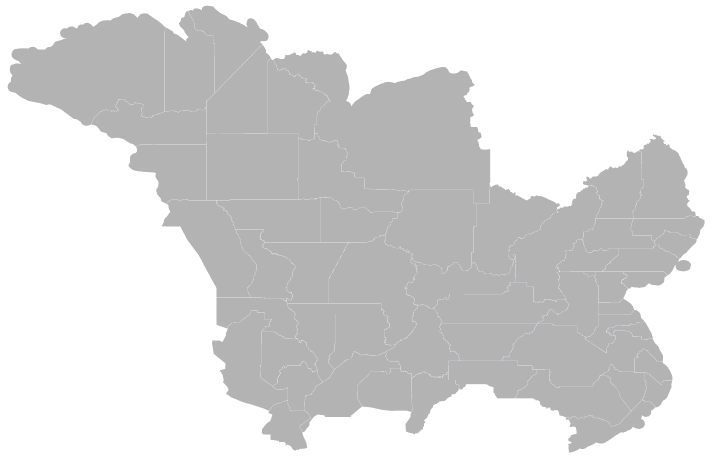
#> input picture State Lines.png, 1424 x 920 px (shown at 1/2 size); its folder holds 2 pictures in this run
$ python 'FSA Cities.py'
#> lines starting #> are read from the running program, lines starting #| are printed output that depends on the picture
from cProfile import label
import csv
from operator import index
from pathlib import Path
import sys
import os
import matplotlib.pyplot as plt
import matplotlib.image as mpimg
from matplotlib.widgets import TextBox, Button
import numpy as np
import unicodedata
import math
from collections import Counter
import time

#set up user variables for input
enteredCity = ""
cityPop = 0
cityClass = ""
cityState = ""
cityLat = 0.0
cityLon = 0.0

#set up font sizes for different text elements on the image
NEW_FONT_PROMPT = 10
NEW_FONT_LIST = 8
NEW_FONT_INPUT = 8
NEW_FONT_BUTTON = 8

#set up lists to hold city data
listOfCityStates = []
listOfCityClasses = []
listOfCityNames = []
listOfCityPops = []
listOfCityLats = []
listOfCityLongs = []
popmax = 0

#set up lists to hold cities that have been guessed
guessedCityStates = []
guessedCityClasses = []
guessedCityNames = []
guessedCityPops = []
guessedCityLats = []
guessedCityLongs = []
top10_largest = []     # sorted descending by population
top10_smallest = []    # sorted ascending by population (excluding pop=0)
cached_sorted_states = []
# Best States Variables
state_guess_counter = Counter()
best_states_artist = None
best_states_expanded = False
best_states_scroll = 0
best_states_items_per_page = 20

#all state abbreviations for user input validation
stateAbbreviations = {
    "CP": "Huntington",
    "HU": "Huntington",
    "04": "AR120-04",
    "05": "AR120-05",
    "WH": "Whitestone",
    "RP": "Ruppacke",
    "AD": "Ardelia",
    "PQ": "Penquisset",
    "NC": "New Carnaby",
    "WR": "Wiarni",
    "PA": "Passamaqueets",
    "HY": "Hyde",
    "AS": "Astrantia",
    "RM": "Rougemont",
    "OP": "Opelika",
    "OC": "Orange Coast",
    "LN": "Laine",
    "EU": "Eustacia",
    "OG": "Ogdalen",
    "27": "AR120-27",
    "28": "AR120-28",
    "MC": "Michisaukee",
    "EM": "East Massodeya",
    "WM": "West Massodeya",
    "GN": "Gnaerey",
    "PS": "Passitania",
    "WA": "Wauseka",
    "37": "AR120-37",
    "MG": "Minnesaugiaw",
    "39": "AR120-39",
    "DP": "Des Plaines",
    "ME": "Mennowa",
    "ZH": "Zakahigan",
    "TE": "Tennewa",
    "WY": "Wychelle",
    "IL": "Illuvia",
    "MI": "Mishota",
    "IR": "Iroquesia",
    "SN": "Seneppi",
    "MN": "Minnonigan",
    "56": "AR120-56",
    "VE": "Venary",
    "MK": "Makaska",
    "WI": "Wisecota",
    "RS": "Riopoderos",
    "AW": "Apawiland",
    "73": "AR120-73",
    "AC": "Alcortez",
    "SR": "Sierra",
    "CL": "Clamash",
    "TA": "Tauhon",
    "82": "AR120-82",
    "CO": "Cosperica",
    "TM": "Tempache",
    "87": "AR120-87",
    "AL": "Alormen",
    "Huntington": "CP",
    "AR120-04": "-04",
    "AR120-05": "-05",
    "Whitestone": "WH",
    "Ruppacke": "RP",
    "Ardelia": "AD",
    "Penquisset": "PQ",
    "New Carnaby": "NC",
    "Wiarni": "WR",
    "Passamaqueets": "PA",
    "Hyde": "HY",
    "Astrantia": "AS",
    "Rougemont": "RM",
    "Opelika": "OP",
    "Orange Coast": "OC",
    "Laine": "LN",
    "Eustacia": "EU",
    "Ogdalen": "OG",
    "AR120-27": "-27",
    "AR120-28": "-28",
    "Michisaukee": "MC",
    "East Massodeya": "EM",
    "West Massodeya": "WM",
    "Gnaerey": "GN",
    "Passitania": "PS",
    "Wauseka": "WA",
    "AR120-37": "-37",
    "Minnesaugiaw": "MG",
    "AR120-39": "-39",
    "Des Plaines": "DP",
    "Mennowa": "ME",
    "Zakahigan": "ZH",
    "Tennewa": "TE",
    "Wychelle": "WY",
    "Illuvia": "IL",
    "Mishota": "MI",
    "Iroquesia": "IR",
    "Seneppi": "SN",
    "Minnonigan": "MN",
    "AR120-56": "-56",
    "Venary": "VE",
    "Makaska": "MK",
    "Wisecota": "WI",
    "Riopoderos": "RS",
    "Apawiland": "AW",
    "AR120-73": "-73",
    "Alcortez": "AC",
    "Sierra": "SR",
    "Clamash": "CL",
    "Tauhon": "TA",
    "AR120-82": "-82",
    "Cosperica": "CO",
    "Tempache": "TM",
    "AR120-87": "-87",
    "Alormen": "AL"
}

#set up global variables for scatter artist
scatter_artist = None
scatter_x = []
scatter_y = []
scatter_sizes = []

# Panning state
is_panning = False
pan_start = None
pan_xlim = None
pan_ylim = None

# GUI state for when multiple matches require a state abbreviation
pending_city_for_state = None
pending_available_states = []

# Loads the city data from the CSV file into lists, and builds lookup dictionaries for efficient searching by city name and city+state.
def resource_path(relative_path):
    """ Get absolute path to resource (works for dev and PyInstaller) """
    try:
        base_path = sys._MEIPASS
    except Exception:
        base_path = os.path.abspath(".")

    return os.path.join(base_path, relative_path)
#path for files
csv_path = Path(resource_path("FSA Cities.csv"))
state_lines_path = Path(resource_path("State Lines.png"))

# create on-figure prompt, a scrollable guessed list area, and input TextBox with scroll buttons
guessed_list_artist = None
text_artist = None
guessed_scroll_start = 0
items_per_page = 6  # visible lines in the guessed list window
recent_guesses_artist = None #artist for displaying the last 3 guesses in reverse chronological order at the top-left of the figure, next to the TextBox
top10_largest_artist = None  # new artist for top 10 largest guessed cities
smallest10_artist = None # new artist for smallest 10 guessed cites (non-zero)
# Sorting state for final list
sort_button = None
current_sort_mode = "Guess Order"
sort_modes = ["Guess Order", "Alphabetical", "Population"]

# converts ints safely
# [193 lines left out: functions safe_int, appendGuessedCity, appendGuessedByIndex, canonical_city, not called in this run]
# build display string for a found city index
def city_info_for_index(index):
    return f"{listOfCityNames[index]} is a {listOfCityClasses[index]} class city in {listOfCityStates[index]} with a population of {listOfCityPops[index]}, located at latitude {listOfCityLats[index]} and longitude {listOfCityLongs[index]}."
#implements scrolling mechanism for guessed cities list if it exceeds the visible area
def clamp_scroll():
    global guessed_scroll_start
    total = len(guessedCityNames)
    if total <= items_per_page:
        guessed_scroll_start = 0
    else:
        max_start = max(0, total - items_per_page)
        guessed_scroll_start = min(max(0, guessed_scroll_start), max_start)
# final message builder
# [67 lines left out: functions finish_game, has_already_guessed, not called in this run]
#checks if a variable is a list
def isVariableList(var):
    return isinstance(var, list)
# submit callback for the TextBox
# [117 lines left out: functions on_submit, printResponse, prompt_city, searchCity, not called in this run]
#shows message on image
def show_message(msg, small_pause=None):
    print(msg)
    if text_artist is not None:
        text_artist.set_fontsize(NEW_FONT_PROMPT)
        text_artist.set_text(msg)
    if small_pause is not None:
        plt.pause(small_pause)
# Updates the "Best States" list on the right panel, showing the states with the most guessed cities. Supports expansion to show more states and scrolling when expanded.
# [52 lines left out: function update_best_states, not called in this run]

# prepare an on-image prompt (if the figure exists)
def update_guessed_list():
    global guessed_list_artist, guessed_scroll_start

    if guessed_list_artist is None:
        return

    clamp_scroll()
    guessed_list_artist.set_fontsize(NEW_FONT_LIST)

    total = len(guessedCityNames)

    if total == 0:
        guessed_list_artist.set_text("No guesses yet.")
        return

    # ----------------------------------------
    # Build sorted index list
    # ----------------------------------------
    indices = list(range(total))

    if current_sort_mode == "Alphabetical":
        indices.sort(key=lambda i: guessedCityNames[i].lower())

    elif current_sort_mode == "Population":
        indices.sort(key=lambda i: guessedCityPops[i], reverse=True)

    # Guess Order = original order (do nothing)

    start = guessed_scroll_start
    end = min(start + items_per_page, total)

    visible_indices = indices[start:end]

    lines = []

    for rank, idx in enumerate(visible_indices, start=start+1):
        city = guessedCityNames[idx]
        state_abbr = guessedCityStates[idx]
        state_display = stateAbbreviations.get(state_abbr, state_abbr)
        pop = guessedCityPops[idx]

        try:
            pop_str = f"{int(pop):,}"
        except Exception:
            pop_str = str(pop)

        lines.append(f"{rank}. {city}, {state_display}: {pop_str}")

    footer = f"Showing {start+1}-{end} of {total}"
    guessed_list_artist.set_text("\n".join(lines + ["", footer]))
# [70 lines left out: functions update_top10_largest_guessed, update_recent_guesses, update_smallest10_guessed, not called in this run]
#open csv file and read data into lists
try:
    with csv_path.open('r', newline='', encoding='utf-8') as file:
        cityFile = csv.reader(file)
        next(cityFile, None)  # Skip the header row
        for line in cityFile:
            if len(line) >= 7:  # Ensure there are enough columns (indexes 0..6)
                listOfCityStates.append(line[1].strip())
                listOfCityClasses.append(line[2].strip())
                listOfCityNames.append(line[3].strip())
                # parse population (allow commas); default to 0 on failure
                pop_raw = line[4].strip().replace(',', '')
                try:
                    listOfCityPops.append(int(pop_raw))
                except ValueError:
                    listOfCityPops.append(0)
                # parse latitude and longitude as floats (allow negative values)
                try:
                    listOfCityLats.append(float(line[5].strip()))
                except (ValueError, IndexError):
                    listOfCityLats.append(0.0)
                try:
                    listOfCityLongs.append(float(line[6].strip()))
                except (ValueError, IndexError):
                    listOfCityLongs.append(0.0)
except FileNotFoundError:
    print(f"CSV not found {csv_path}", file=sys.stderr)

# Precompute maximum population once (performance optimization)
try:
    pop_max = max(listOfCityPops) if listOfCityPops else 0
    all_city_pops = [safe_int(p) for p in listOfCityPops]
    # Computes population distribution statistics for the cities in the list, for end-of-game summary
    TOTAL_OVER_1M = sum(1 for p in all_city_pops if p > 1_000_000)
    TOTAL_OVER_500K = sum(1 for p in all_city_pops if p > 500_000)
    TOTAL_OVER_100K = sum(1 for p in all_city_pops if p > 100_000)
    TOTAL_OVER_50K = sum(1 for p in all_city_pops if p > 50_000)
except Exception:
    pop_max = 0
# Precompute canonical city names for case-insensitive and accent-insensitive matching (performance optimization)
listOfCityNamesCanonical = [
    canonical_city(name) for name in listOfCityNames
]
# Precompute population distribution statistics for end-of-game summary
# [9 lines left out: function get_population_guess_stats, not called in this run]
# ---------------------------------
# O(1) dictionary lookups
# ---------------------------------
city_lookup = {}          # canonical city -> list of indices
city_state_lookup = {}    # (canonical city, state_abbrev) -> index
for i in range(len(listOfCityNames)):
    cname = listOfCityNamesCanonical[i]
    state = listOfCityStates[i].upper()
    # City-only lookup (may have multiple states)
    if cname not in city_lookup:
        city_lookup[cname] = []
    city_lookup[cname].append(i)
    # City + state lookup (unique)
    city_state_lookup[(cname, state)] = i
city_best_index_lookup = {}
for cname, indices in city_lookup.items():
    best_index = max(indices, key=lambda i: listOfCityPops[i])
    city_best_index_lookup[cname] = best_index
#open image file and read data
if state_lines_path.exists():
    try:
        img = mpimg.imread(state_lines_path)
#> img is the input picture: shape (920, 1424, 4) float32; mean R, G, B, A 0.845, 0.845, 0.846, 1
        # show image in non-blocking mode so the driver loop continues
        plt.ion()
        # creates window sized to fit the image and leave space for the TextBox and guessed list
        fig, ax = plt.subplots(figsize=(18, 8))

        #show image on figure and set up a scatter artist for plotting guessed cities
        h, w = img.shape[0], img.shape[1]
#> h = 920; w = 1424

        # Vertical divider line to separate the map from stats displayed on the right
        divider_x = 0.70
        divider = plt.Line2D(
            [divider_x, divider_x],  # x position
            [0, 1],                  # full height
            transform=fig.transFigure,
        color='black',
        linewidth=2
        )
        fig.add_artist(divider)
        # Add a header for the statistics panel on the right
        right_panel_center = 0.70 + (1.0 - 0.70) / 2  # center of right panel
        stats_header_artist = fig.text(
            right_panel_center,
            0.94,
            "Game Statistics",
            ha='center',
            va='center',
            fontsize=12,
            fontweight='bold',
            color='black'
        )
        #Largest 10 and Smallest 10 buttons
        largest_visible = False
        smallest_visible = False
        largest_button_x = 0.72
        largest_button_width = 0.12
        smallest_button_x = 0.86
        smallest_button_width = 0.12
        largest_center_x = largest_button_x + largest_button_width / 2
        smallest_center_x = smallest_button_x + smallest_button_width / 2
        # Best States Buttons
        btn_expand_ax = fig.add_axes([0.79, 0.585, 0.12, 0.035])
        btn_expand = Button(btn_expand_ax, "Expand States List")
        # [7 lines left out: function toggle_expand, not called in this run]
        btn_expand.on_clicked(toggle_expand)
        # Largest 10 list (centered)
        top10_largest_artist = fig.text(
            largest_center_x,
            0.83,
            "",
            ha='center',
            va='top',
            fontsize=NEW_FONT_LIST,
            color='white',
            bbox=dict(facecolor='black', alpha=0.6, pad=5)
        )
        # Smallest 10 list (centered)
        smallest10_artist = fig.text(
            smallest_center_x,
            0.83,
            "",
            ha='center',
            va='top',
            fontsize=NEW_FONT_LIST,
            color='white',
            bbox=dict(facecolor='black', alpha=0.6, pad=5)
        )
        # Best States Panel
        best_states_center = 0.70 + (1.0 - 0.70) / 2
        best_states_artist = fig.text(
            best_states_center,
            0.55,
            "",
            ha='center',
            va='top',
            fontsize=NEW_FONT_LIST,
            color='white',
            bbox=dict(facecolor='black', alpha=0.6, pad=5)
        )
        population_stats_artist = fig.text(
            right_panel_center,   # already computed earlier
            0.08,                 # bottom area of right panel
            "",
            ha='center',
            va='bottom',
            fontsize=10,
            color='white',
            bbox=dict(facecolor='black', alpha=0.6, pad=5)
        )
        top10_largest_artist.set_visible(False)
        smallest10_artist.set_visible(False)
        # Image display
        ax.imshow(img, origin='upper')
        ax.set_xlim(0, w)
        ax.set_ylim(h, 0)
        ax.set_aspect('equal')   # VERY important
        ax.axis('off')
        ax.set_position([0.05, 0.1, 0.6, 0.8])
        # Store original axis limits for reset
        original_xlim = ax.get_xlim()
        original_ylim = ax.get_ylim()
        scatter_artist = ax.scatter([], [], c='red', edgecolors='black', alpha=0.5, zorder=6)
        try:
            fig.canvas.manager.set_window_title("State Lines")
        except Exception:
            pass
        plt.show(block=False)
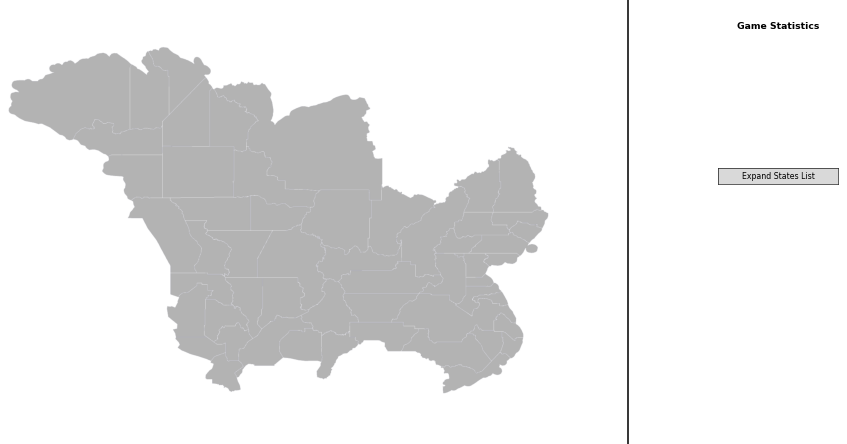
#> figure drawn by matplotlib, 1 panel
        plt.pause(0.1)  # give the GUI event loop a moment to render the window

        # --- build an affine mapping from (lat, lon) -> (x_pixel, y_pixel)
        # Calibration points (lat, lon) -> (x_pixel, y_pixel)
        _cal_points = [
            (-29.472222, 129.271111, 15,   174),
            (-25.726944, 139.033889, 413,  11),
            (-44.853056, 143.34,     590,  900),
            (-35.277778, 163.403611, 1408, 440),
            (-37.5000170, 158.0684032, 1191, 543),
            (-34.5518073, 152.2154898, 952, 406),
            (-40.0017210, 141.7237776, 524, 662),
            (-30.5422765, 136.9500000, 328, 223),
        ]
        try:
            # Second-order polynomial transform:
            # x = a1*lon + a2*lat + a3*lon*lat + a4*lon^2 + a5*lat^2 + a6
            # y = same structure

            A = []
            Bx = []
            By = []

            for lat, lon, px, py in _cal_points:
                A.append([
                    lon,
                    lat,
                    lon*lat,
                    lon*lon,
                    lat*lat,
                    1
                ])
                Bx.append(px)
                By.append(py)

            A = np.array(A)
            Bx = np.array(Bx)
            By = np.array(By)

            params_x, *_ = np.linalg.lstsq(A, Bx, rcond=None)
            params_y, *_ = np.linalg.lstsq(A, By, rcond=None)

            # [12 lines left out: function latlon_to_xy, not called in this run]

            _has_geo_transform = True
        except Exception:
            _has_geo_transform = False
            def latlon_to_xy(lat, lon):
                raise RuntimeError("Geo transform not available")
    except Exception as e:
        print(f"Unable to open image {state_lines_path}: {e}", file=sys.stderr)
else:
    print(f"Image not found: {state_lines_path}", file=sys.stderr)

# prepare an on-image prompt (if the figure exists)
text_artist = None
if 'fig' in globals() and 'ax' in globals():
    prompt_text = "Enter the name of a city. Enter 'finish' to end the game:"
    # DO NOT create the prompt here (we'll create it under the TextBox after the TextBox axes are added)
    # create a figure-level text area centered above the TextBox to list guessed cities
    map_center = 0.05 + 0.6/2  # = 0.35
    guessed_list_artist = fig.text(
        map_center, 0.115, "", ha='center', va='top',
        fontsize=10, color='white',
        bbox=dict(facecolor='black', alpha=0.6, pad=5)
    )

    try:
        fig.canvas.draw_idle()
    except Exception:
        pass

if text_artist is not None:
    text_artist.set_fontsize(NEW_FONT_PROMPT)
if guessed_list_artist is not None:
    guessed_list_artist.set_fontsize(NEW_FONT_LIST)
"""Driver code to run the game.
This sets up the TextBox for user input on the image (if the figure was successfully loaded)
and then enters a loop prompting the user for city names until they enter 'finish'.
The on_submit callback handles the logic for processing user input and updating the game state."""
# Create on-image UI if figure exists; otherwise fall back to terminal loop
if 'fig' in globals() and 'ax' in globals():

    # textbox centered over map (map center = 0.35)
    map_center = 0.05 + 0.6/2  # = 0.35

    input_ax = fig.add_axes([map_center - 0.15, 0.92, 0.30, 0.04])
    text_box = TextBox(input_ax, '')
    # Recent guesses (top-right of TextBox)
    recent_guesses_artist = fig.text(
        map_center + 0.20, 0.94, "",   # move right of textbox
        ha='left', va='top',
        fontsize=NEW_FONT_LIST,
        color='white',
        bbox=dict(facecolor='black', alpha=0.6, pad=5)
    )
    # Ensure the on-image prompt and guessed-list text are placed at the BOTTOM
    # (only create them if not already created earlier to avoid duplicates)
    if text_artist is None:
        text_artist = fig.text(
            map_center, 0.885, prompt_text, ha='center', va='center',
            fontsize=NEW_FONT_PROMPT, color='white',
            bbox=dict(facecolor='black', alpha=0.6)
        )

    if guessed_list_artist is None:
        # move guessed list slightly up so it sits above the bottom prompt
        guessed_list_artist = fig.text(
            map_center, 0.5, "", ha='center', va='top',
            fontsize=10, color='white',
            bbox=dict(facecolor='black', alpha=0.6, pad=5)
        )

    # Move the up/down arrow buttons to sit next to the guessed list
    # left button to the left of the guessed list, right button to the right
    arrow_y = 0.01   # lower than before
    arrow_width = 0.055
    arrow_height = 0.05

    btn_up_ax = fig.add_axes([map_center - 0.12, arrow_y, arrow_width, arrow_height])
    btn_down_ax = fig.add_axes([map_center + 0.065, arrow_y, arrow_width, arrow_height])
    btn_up = Button(btn_up_ax, '↑', hovercolor='0.95')
    btn_down = Button(btn_down_ax, '↓', hovercolor='0.95')

    # Reset zoom button
    btn_reset_ax = fig.add_axes([map_center - 0.25, 0.92, 0.08, 0.04])
    btn_reset = Button(btn_reset_ax, 'Reset Zoom', hovercolor='0.95')

    # [82 lines left out: function on_scroll_event, not called in this run]
    fig.canvas.draw_idle()

    # [13 lines left out: function on_mouse_press, not called in this run]


    def on_mouse_release(event):
        global is_panning
        is_panning = False


    # [47 lines left out: functions on_mouse_move, on_up_clicked, on_down_clicked, reset_zoom, not called in this run]

    btn_up.on_clicked(on_up_clicked)
    btn_down.on_clicked(on_down_clicked)
    btn_reset.on_clicked(reset_zoom)

    btn_largest_ax = fig.add_axes([0.72, 0.88, 0.12, 0.035])
    btn_largest = Button(btn_largest_ax, "Show Largest Guesses")

    # [10 lines left out: function toggle_largest, not called in this run]

    btn_largest.on_clicked(toggle_largest)

    # Smallest toggle button
    btn_smallest_ax = fig.add_axes([0.86, 0.88, 0.12, 0.035])
    btn_smallest = Button(btn_smallest_ax, "Show Smallest Guesses")

    # [10 lines left out: function toggle_smallest, not called in this run]

    btn_smallest.on_clicked(toggle_smallest)

    try:
        fig.canvas.mpl_connect('scroll_event', on_scroll_event)
        fig.canvas.mpl_connect('button_press_event', on_mouse_press)
        fig.canvas.mpl_connect('button_release_event', on_mouse_release)
        fig.canvas.mpl_connect('motion_notify_event', on_mouse_move)
    except Exception:
        pass

    # wire the TextBox submit callback (existing on_submit function)
    cid_submit = text_box.on_submit(on_submit)

    # initial render and single prompt display (prompt lives at bottom now)
    update_guessed_list()
    plt.draw()
    plt.pause(0.1)
    show_message("Enter the name of a city. Enter 'finish' to end the game:")
    # Hover tooltip setup (only create the tooltip annotation if not already created to avoid duplicates)
    if 'tooltip' not in globals():
        tooltip = ax.annotate(
            "", xy=(0,0), xytext=(10,10), textcoords="offset points",
            bbox=dict(boxstyle="round", fc="w"),
            arrowprops=dict(arrowstyle="->"),
            zorder=100  # Ensure tooltip always appears on top
        )
        tooltip.set_visible(False)

    # [26 lines left out: function on_hover, not called in this run]

    # connect the hover event
    if 'hover_cid' not in globals():
        hover_cid = fig.canvas.mpl_connect("motion_notify_event", on_hover)
else:
    # Fallback: no figure available, keep the terminal prompt-driven loop (uses prompt_city)
    print("No figure available for hover events.")

# Start GUI event loop
plt.show(block=True)
